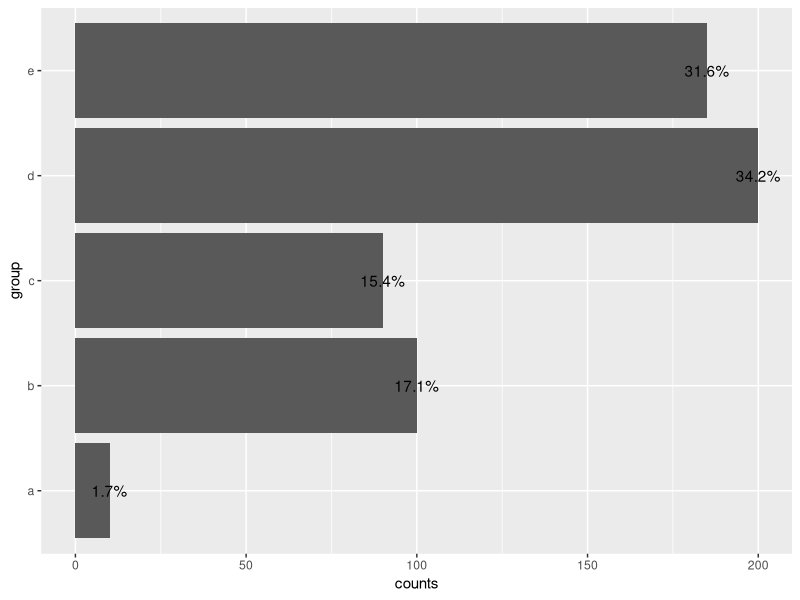
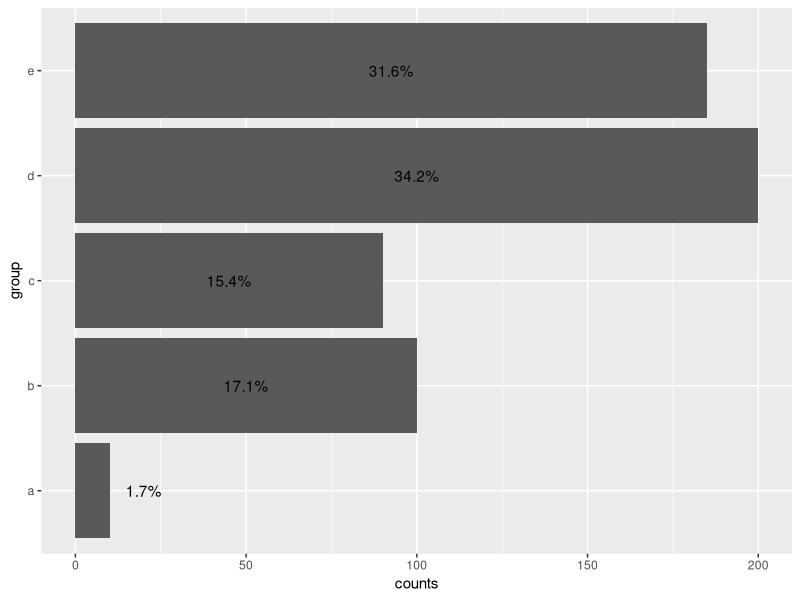

Reproduce these figures in R, in order.
# packages ----------------------------------------------------------------

library(tidyverse)

# description -------------------------------------------------------------
# Label a bar graph, but scale the positions of the labels based on how big the bar is. For big bars, labels go in the middle. For small bars, they go on the end

# example -----------------------------------------------------------------

d <- tibble(group = letters[1:5],
            counts = c(10, 100, 90, 200, 185)) %>% 
  mutate(pct = counts/sum(counts))

# this looks kinda bad, we'd like to put the labels inside, but the smallest bar is too small to fit a label
d %>% 
  ggplot(aes(x = counts, y = group)) +
  geom_col() +
  geom_text(aes(label = scales::percent(pct)))
            
# with this one, we say that for "small bars", which are less than 10% the size of the biggest bar, we put the label on top, by a distance of 5% of the biggest bar
d %>% 
  ggplot(aes(x = counts, y = group)) +
  geom_col() +
  geom_text(aes(label = scales::percent(pct), x = if_else(counts > 0.1*max(counts), counts/2, counts+ 0.05*max(counts))))